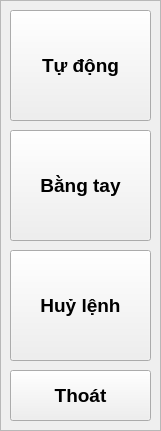
   <widget class="QFrame" name="fr_1u">
    <property name="geometry">
     <rect>
      <x>0</x>
      <y>60</y>
      <width>161</width>
      <height>431</height>
     </rect>
    </property>
    <property name="frameShape">
     <enum>QFrame::StyledPanel</enum>
    </property>
    <property name="frameShadow">
     <enum>QFrame::Raised</enum>
    </property>
    <widget class="QPushButton" name="bt_passAuto">
     <property name="geometry">
      <rect>
       <x>10</x>
       <y>10</y>
       <width>141</width>
       <height>111</height>
      </rect>
     </property>
     <property name="font">
      <font>
       <pointsize>14</pointsize>
       <weight>75</weight>
       <bold>true</bold>
      </font>
     </property>
     <property name="text">
      <string>Tự động</string>
     </property>
     <property name="autoRepeatDelay">
      <number>300</number>
     </property>
     <property name="autoRepeatInterval">
      <number>100</number>
     </property>
    </widget>
    <widget class="QPushButton" name="bt_passHand">
     <property name="geometry">
      <rect>
       <x>10</x>
       <y>130</y>
       <width>141</width>
       <height>111</height>
      </rect>
     </property>
     <property name="font">
      <font>
       <pointsize>14</pointsize>
       <weight>75</weight>
       <bold>true</bold>
      </font>
     </property>
     <property name="text">
      <string>Bằng tay</string>
     </property>
     <property name="autoRepeatDelay">
      <number>300</number>
     </property>
     <property name="autoRepeatInterval">
      <number>100</number>
     </property>
    </widget>
    <widget class="QPushButton" name="bt_exit">
     <property name="geometry">
      <rect>
       <x>10</x>
       <y>370</y>
       <width>141</width>
       <height>51</height>
      </rect>
     </property>
     <property name="font">
      <font>
       <family>Ubuntu</family>
       <pointsize>14</pointsize>
       <weight>75</weight>
       <bold>true</bold>
      </font>
     </property>
     <property name="focusPolicy">
      <enum>Qt::ClickFocus</enum>
     </property>
     <property name="autoFillBackground">
      <bool>true</bool>
     </property>
     <property name="text">
      <string>Thoát</string>
     </property>
    </widget>
    <widget class="QPushButton" name="bt_cancelMission">
     <property name="geometry">
      <rect>
       <x>10</x>
       <y>250</y>
       <width>141</width>
       <height>111</height>
      </rect>
     </property>
     <property name="font">
      <font>
       <pointsize>14</pointsize>
       <weight>75</weight>
       <bold>true</bold>
      </font>
     </property>
     <property name="text">
      <string>Huỷ lệnh</string>
     </property>
     <property name="autoRepeatDelay">
      <number>300</number>
     </property>
     <property name="autoRepeatInterval">
      <number>100</number>
     </property>
    </widget>
   </widget>
